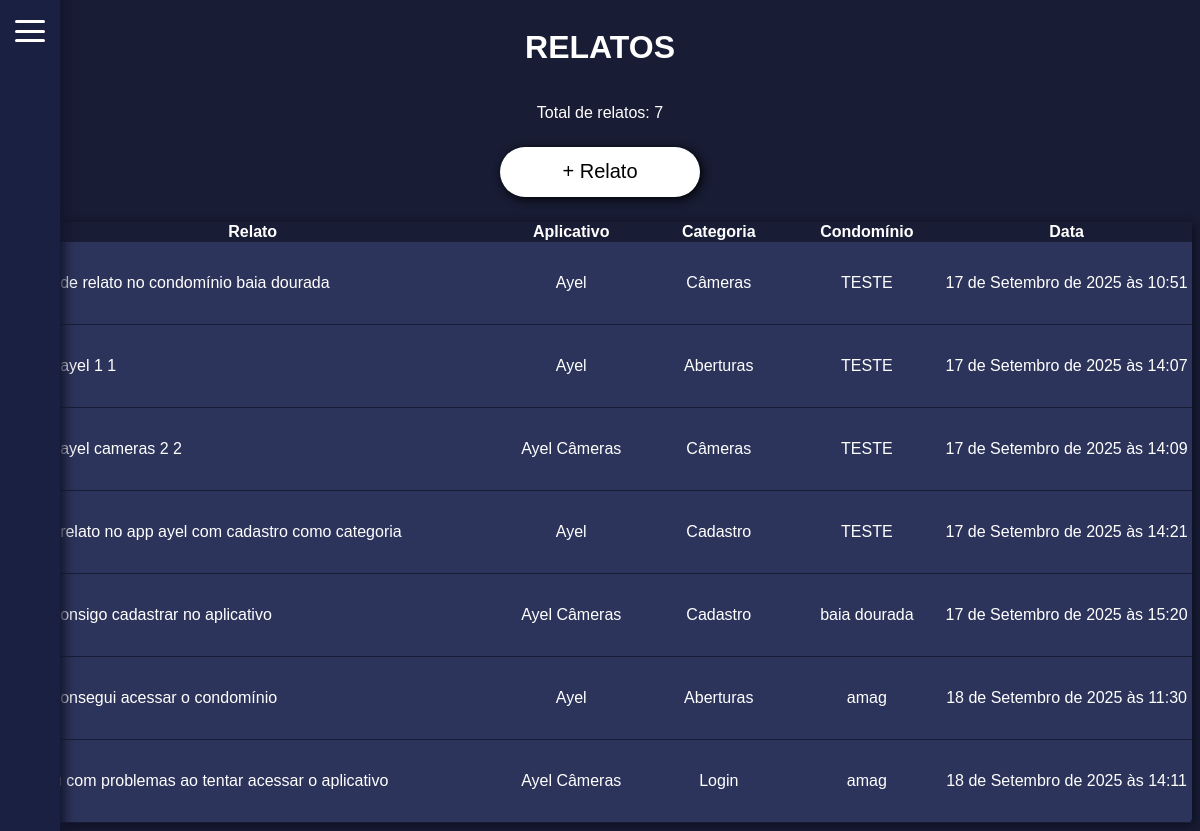
The app's page /listar_relatos/, older data.
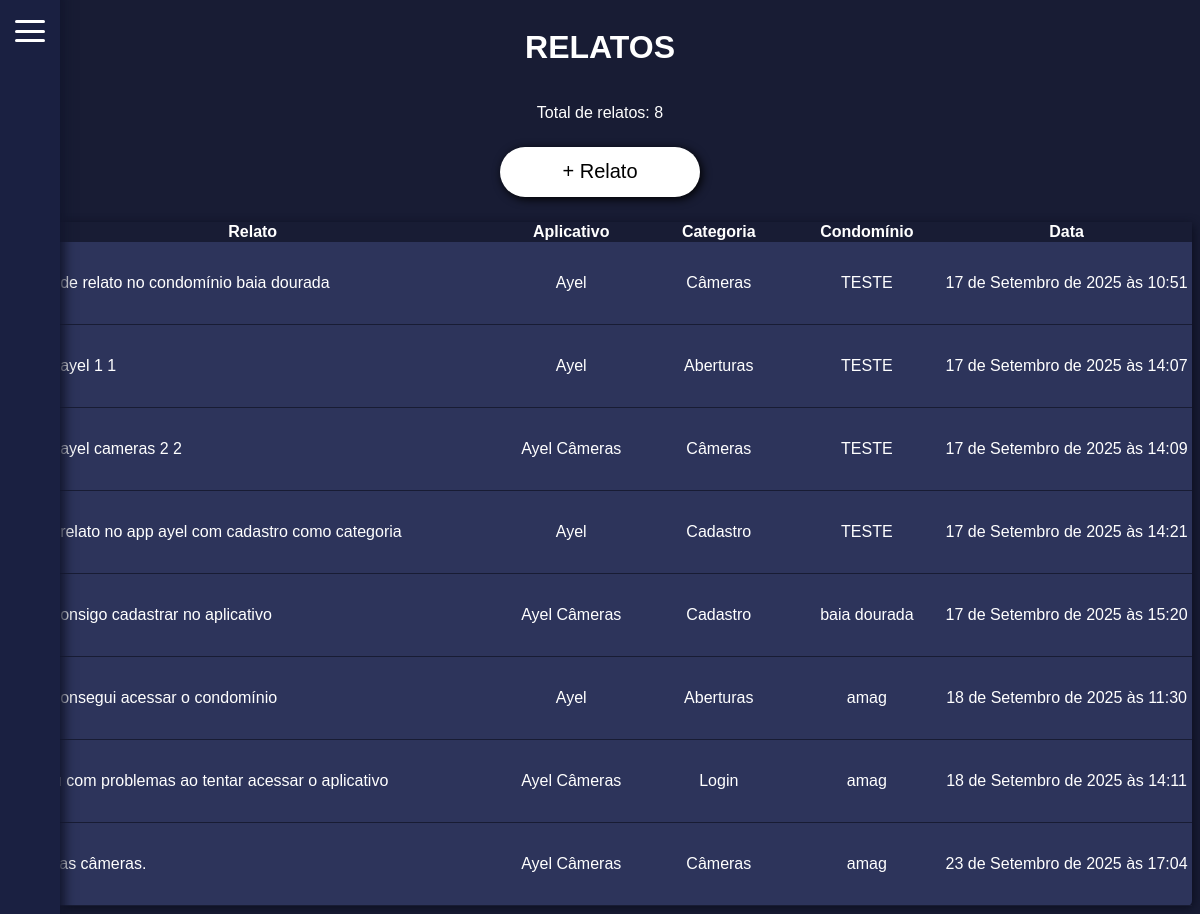
The same page, newer data.
### mainApp/models.py (models this page shows, shortened)
class Relatos(models.Model):
    cond_id = models.ForeignKey(Conds, on_delete=models.CASCADE, related_name='relatos', verbose_name='Condomínio')
    relato = models.CharField(max_length=100, verbose_name='Relato')
    tipo_relato = models.ForeignKey(TipoRelato, on_delete=models.CASCADE, related_name='tipo_relato', verbose_name='Tipo do Relato')
    cat_rel_ayel = models.ForeignKey(CategoriaRelatoAyel, on_delete=models.CASCADE, related_name='cat_rel_ayel', verbose_name='Categoria do Relato', null=True, blank=True)
    cat_rel_cam = models.ForeignKey(CategoriaRelatoCam, on_delete=models.CASCADE, related_name='cat_rel_ayel', verbose_name='Categoria do Relato', null=True, blank=True)
    data = models.DateTimeField(default=timezone.now)

class Conds(models.Model):
    name = models.CharField(max_length=100)
    created_at = models.DateTimeField(auto_now_add=True)
    endereco = models.CharField(max_length=200)

### mainApp/views.py (the view)
# urls.py: path('listar_relatos/', views.listar_relatos, name='listar_relatos'), # listar relatos
def listar_relatos(request):
    relatos = Relatos.objects.all()
    context = {'relatos': relatos}
    return render(request, 'relato/listar_relatos.html', context)

### mainApp/templates/relato/listar_relatos.html (shortened to what this page needs)
<!DOCTYPE html>
<html lang="pt-br">
<head>
</head>
<body>
    <div id="container">
        <h1 id="title">RELATOS</h1>
        <div id="bar">
            <label for="menu-toggle" class="menu-btn">
                <span></span>
                <span></span>
                <span></span>
            </label>
            <div class="slide-menu">
                <ul>
                </ul>
            </div>
        </div>
    {% if relatos %}
        <p>Total de relatos: {{ relatos.count }}</p>
        <a href="{% url 'main_relato' %}" class="home-btn">+ Relato</a>
        <table>
            <thead>
                <tr class="tr-head">
                    <th>Relato</th>
                    <th>Aplicativo</th>
                    <th>Categoria</th>
                    <th>Condomínio</th>
                    <th>Data</th>
                </tr>
            </thead>
            <tbody>
                <tr class="tr-itens">
                    {% for relato in relatos %}
                        <td class="td-relato">{{ relato.relato }}</td>
                        {% if relato.tipo_relato_id == 1 %}
                        <td class="td-app">Ayel</td>
                        {% elif relato.tipo_relato_id == 2 %}
                        <td class="td-app">Ayel Câmeras</td>
                        {% endif %}
                        {% if relato.cat_rel_ayel_id %}
                            {% if relato.cat_rel_ayel_id == 1 %}
                                <td class="td-cat">Aberturas</td>
                            {% elif relato.cat_rel_ayel_id == 2 %}
                                <td class="td-cat">Câmeras</td>
                            {% elif relato.cat_rel_ayel_id == 3 %}
                                <td class="td-cat">Cadastro</td>
                            {% elif relato.cat_rel_ayel_id == 4 %}
                                <td class="td-cat">Interfonia</td>
                            {% endif %}
                        {% else %}
                            {% if relato.cat_rel_cam_id %}
                                {% if relato.cat_rel_cam_id == 1 %}
                                    <td class="td-cat">Login</td>
                                {% elif relato.cat_rel_cam_id == 2 %}
                                    <td class="td-cat">Câmeras</td>
                                {% elif relato.cat_rel_cam_id == 3 %}
                                    <td class="td-cat">Cadastro</td>
                                {% endif %}
                            {% endif %}
                        {% endif %}
                        <td class="td-condname">{{ relato.cond_id.name }}</td>
                        <td class="td-data">{{ relato.data }}</td>
                </tr>
                    {% endfor %}
            </tbody>
        </table>
    {% else %}
        Nenhum relato cadastrado.
        <a href="{% url 'main_relato' %}">+ Relato</a>
    {% endif %}
    </div>
</body>
</html>

### mainApp/templates/relato/listar_relatos.html (style rules this page uses)
body { background: #181c34; color: white; font-family: Arial, sans-serif; }
#container { display: flex; flex-direction: column; align-items: center; justify-content: center; }
table { background: #2d345b; box-shadow: 2px 2px 10px #0c0f20; border-radius: 5px; border-collapse: collapse; }
.tr-head { background: #181c34; }
.tr-itens { height: 40px; }
.td-relato { height: 80px; width: 500px; padding-left: 13px; }
.td-app { width: 150px; text-align: center; }
.td-cat { width: 150px; text-align: center; }
td { border-bottom: 1px solid #181c34; }
.td-condname { text-align: center; width: 150px; }
.td-data { text-align: center; width: 260px; }
.menu-btn { position: fixed; top: 20px; left: 15px; width: 30px; height: 22px; cursor: pointer; z-index: 1002; display: flex; flex-direction: column; justify-content: space-between; }
.menu-btn span { display: block; height: 3px; width: 30px; background: #fff; border-radius: 3px; transition: 0.3s; }
.slide-menu { position: fixed; top: 0; left: -190px; width: 250px; height: 100%; background: #1a2041; color: white; transition: left 0.3s ease; padding-top: 40px; z-index: 1001; box-shadow: 5px -10px 10px #12162d; }
.slide-menu ul, li { padding-top: 10px; padding-left: 5px; padding-right: 60px; padding-bottom: 10px; }
.slide-menu ul { align-content: space-evenly; }
.slide-menu ul { list-style-type: none; }
p { margin-bottom: 25px; }
a.home-btn { display: flex; justify-content: center; align-items: center; margin: 0; font-size: 20px; background: white; height: 50px; width: 200px; border-radius: 70px; text-align: center; box-shadow: 2px 2px 10px black; transform-origin: center; text-decoration: none; color: black; margin-bottom: 25px; }

Row changes from the older to the newer data that the page shows:
added Relatos: relato "odiei as câmeras.", shows "Ayel Câmeras", cond_id.name "amag", data "23 de Setembro de 2025 às 17:04"
Text that changed along with them:
{{ relatos.count }}: "7" → "8"
